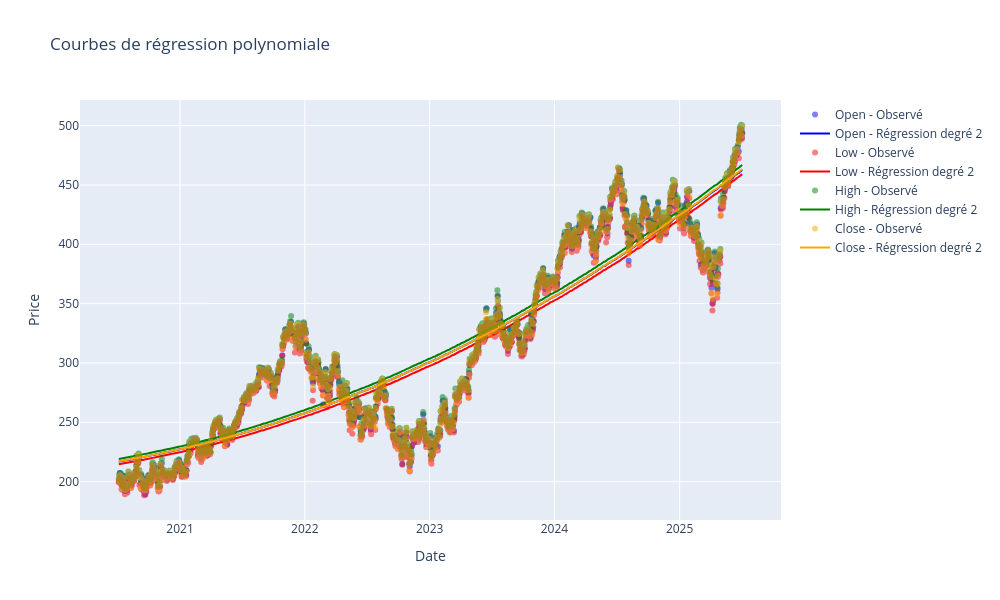

Source (notebook cell):
### Code cell
get_trends_events_graph(
    df=df,
    cols = ["Open", "Low", "High", "Close"],
    degre=2,
    show_curve=True,
    colors = {
        "Open": "blue",
        "Low": "red",
        "High": "green",
        "Close": "orange"
    }
)

### Figure 1 — Plotly figure (JSON) as saved in the notebook; plotly's stock layout.template omitted (floating-point values rounded to 4 significant figures; data arrays with more than 128 entries replaced by an {"elided": "..."} marker saying what was removed)
{"data": [{"marker": {"color": "blue"}, "mode": "markers", "name": "Open - Observé", "opacity": 0.5, "type": "scatter", "x": {"elided": "1256 str values"}, "y": {"elided": "1256 float values"}}, {"line": {"color": "blue"}, "mode": "lines", "name": "Open - Régression degré 2", "type": "scatter", "x": {"elided": "1256 str values"}, "y": {"elided": "1256 float values"}}, {"marker": {"color": "red"}, "mode": "markers", "name": "Low - Observé", "opacity": 0.5, "type": "scatter", "x": {"elided": "1256 str values"}, "y": {"elided": "1256 float values"}}, {"line": {"color": "red"}, "mode": "lines", "name": "Low - Régression degré 2", "type": "scatter", "x": {"elided": "1256 str values"}, "y": {"elided": "1256 float values"}}, {"marker": {"color": "green"}, "mode": "markers", "name": "High - Observé", "opacity": 0.5, "type": "scatter", "x": {"elided": "1256 str values"}, "y": {"elided": "1256 float values"}}, {"line": {"color": "green"}, "mode": "lines", "name": "High - Régression degré 2", "type": "scatter", "x": {"elided": "1256 str values"}, "y": {"elided": "1256 float values"}}, {"marker": {"color": "orange"}, "mode": "markers", "name": "Close - Observé", "opacity": 0.5, "type": "scatter", "x": {"elided": "1256 str values"}, "y": {"elided": "1256 float values"}}, {"line": {"color": "orange"}, "mode": "lines", "name": "Close - Régression degré 2", "type": "scatter", "x": {"elided": "1256 str values"}, "y": {"elided": "1256 float values"}}], "layout": {"height": 600, "title": {"text": "Courbes de régression polynomiale"}, "width": 1000, "xaxis": {"title": {"text": "Date"}}, "yaxis": {"title": {"text": "Price"}}}}
